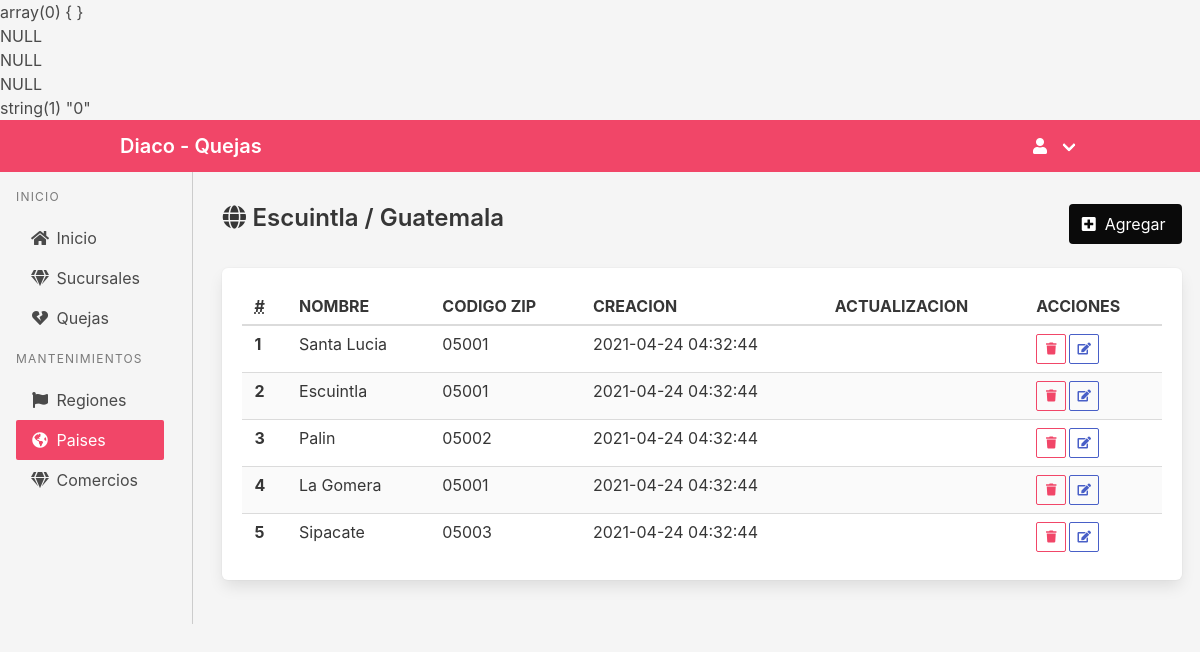
The app's page /admin/paises/regiones/departamentos/municipios/?departamento=1 with its own data.
### tables this page shows
CREATE TABLE `Departamento` (
  `idDepartamento` int(11) NOT NULL,
  `nombre` varchar(75) NOT NULL,
  `creacion` timestamp NULL DEFAULT CURRENT_TIMESTAMP,
  `actualizacion` timestamp NULL DEFAULT NULL ON UPDATE CURRENT_TIMESTAMP,
  `idPais_Region` int(11) NOT NULL
);

CREATE TABLE `Pais` (
  `idPais` int(11) NOT NULL,
  `nombre` varchar(75) NOT NULL,
  `isoCode` varchar(5) NOT NULL,
  `creacion` timestamp NULL DEFAULT CURRENT_TIMESTAMP,
  `actualizacion` timestamp NULL DEFAULT NULL ON UPDATE CURRENT_TIMESTAMP
);

CREATE TABLE `Municipio` (
  `idMunicipio` int(11) NOT NULL,
  `nombre` varchar(75) NOT NULL,
  `creacion` timestamp NULL DEFAULT CURRENT_TIMESTAMP,
  `actualizacion` timestamp NULL DEFAULT NULL ON UPDATE CURRENT_TIMESTAMP,
  `idDepartamento` int(11) NOT NULL,
  `zipCode` varchar(15) DEFAULT NULL
);

### modelos/Departamento.php (called while the page is built, shortened)
<?php
require_once($_SERVER['DOCUMENT_ROOT'] .'/utilidades/DataBase.php');
class Departamento {
    public $id;
	private $db;
	function __construct(){
		$this->db = new DataBase();
		$this->id = 0;
	}
	public function findPaisDeDepartamento(){
		$query = "select dep.idDepartamento, dep.nombre, dep.idPais_Region as idPaisRegion, p.idPais, p.nombre as nombrePais, p.isoCode from Departamento as dep
		inner join Pais_Region as pr
		on pr.idPais_Region = dep.idPais_Region
		inner join Pais as p
		on p.idPais = pr.idPais
		where dep.idDepartamento = $this->id";
		$result = $this->db->queryResult($query);
		if(count($result) > 0){
			$result = $result[0];
			$this->nombre = $result["nombre"];
			$this->nombrePais = $result["nombrePais"];
		}
	}
	public function municipiosDeDepartamento($busqueda){
		$query = "select m.* from Departamento as dep
		inner join Municipio as m
		on m.idDepartamento = dep.idDepartamento
		where dep.idDepartamento = $this->id";
		$result = $this->db->queryResult($query);
		return $result;
	}
}

### utilidades/DataBase.php (called while the page is built, shortened)
<?php
class DataBase{
	private $user="uwq5bha6eudzxzui";
	private $pass="m3IePasyAZZsHJ9EEung";
	private $host="bvvzaqa05oaftfot1xt5-mysql.services.clever-cloud.com";
	private $db="bvvzaqa05oaftfot1xt5";
	private $con;
    function __construct(){
        $this->con = @new \mysqli($this->host,$this->user,$this->pass,$this->db);
    }
    public function queryResult($query){
        if(($result = $this->con->query($query))){
            $res = array();
            while($row = $result->fetch_assoc())
                $res[] = $row;
        }else{
            echo 'No se Pudo Realizar la consulta: ' . $query . " Error: " .$this->con->error;
            exit;
        }
        return $res;
    }
}
?>

### admin/paises/regiones/departamentos/municipios/index.php (the view, shortened to what this page needs)
<?php
include($_SERVER['DOCUMENT_ROOT'] . '/utilidades/Sesion.php');
require_once($_SERVER['DOCUMENT_ROOT'] . '/modelos/Departamento.php');
if (isset($_GET["departamento"]) && $_GET["departamento"] != "") {
    $idDepartamento = $_GET['departamento'];
    $departamento = new Departamento();
    $departamento->id = $idDepartamento;
    $departamento->findPaisDeDepartamento();
    if (isset($_GET["busqueda"]) && $_GET["busqueda"] != "") {
        $busqueda = $_GET['busqueda'];
    } else {
        $busqueda = '';
    }
    if (isset($departamento->paisIsoCode)) {
        $lista = $departamento->municipiosDeDepartamento($busqueda);
    }
}
?>
<!DOCTYPE html>
<html lang="es" style="height: 100%;">
<head>
    <link rel="stylesheet" href="https://cdn.jsdelivr.net/npm/bulma@0.9.2/css/bulma.min.css" />
    <link rel="stylesheet" href="https://cdnjs.cloudflare.com/ajax/libs/font-awesome/5.15.3/css/all.min.css" />
</head>
<body class="has-background-light" style="height: 100%;">
    <?php include('../../../../templates/navbar.php'); ?>
    <div class="columns is-desktop">
        <div class="column  is-2  has-background-light">
            <?php include('../../../../templates/sidenav.php'); ?>
        </div>
        <div class="column is-10 has-background-light" style="border-left: 1px solid #ccc;">
            <div class="container" style="padding: 2em  0;">
                <div class="columns is-desktop">
                    <div class="column is-6 ">
                        <h2 class="title is-4">
                            <span class="icon ">
                                <i class="fas fa-globe"></i>
                            </span>
                            <span><?php echo isset($departamento)  && isset($departamento->paisIsoCode) ? ($departamento->nombre . " / $departamento->nombrePais ") : 'Departamento no valido'; ?> </span>
                        </h2>
                    </div>
                    <div class="column is-6 " style="text-align:right;">
                        <?php if (isset($departamento) && isset($departamento->paisIsoCode)) { ?>
                            <a href="crear.php?departamento=<?php echo isset($idDepartamento) ? $idDepartamento : ''; ?>" class="button is-black" title="Agregar un departamento">
                                <span class="icon is-small">
                                    <i class="fas fa-plus-square"></i>
                                </span>
                                <span>Agregar</span>
                            </a>
                        <?php } ?>
                    </div>
                </div>
                <div class="box">
                    <table class="table is-striped is-hoverable is-fullwidth">
                        <thead>
                            <tr>
                                <th><abbr title="Position">#</abbr></th>
                                <th>NOMBRE</th>
                                <th>CODIGO ZIP</th>
                                <th>CREACION</th>
                                <th>ACTUALIZACION</th>
                                <th>ACCIONES</th>
                            </tr>
                        </thead>
                        <tbody>
                            <?php if (isset($lista) && count($lista) >  0) { ?>
                                <?php $index = 1;
                                foreach ($lista as $value) { ?>
                                    <tr>
                                        <th>
                                            <?php echo $index; ?>
                                        </th>
                                        <td>
                                            <?php echo $value["nombre"]; ?>
                                        </td>
                                        <td>
                                            <?php echo $value["zipCode"]; ?>
                                        </td>
                                        <td>
                                            <?php echo $value["creacion"]; ?>
                                        </td>
                                        <td>
                                        </td>
                                        <td>
                                            <div class="buttons are-small">
                                                <form method="POST" action="" style="padding-right: .2em; margin-bottom: 0">
                                                    <button class="button is-danger is-outlined" title="Eliminar" type="submit" onclick="return confirm('Esta seguro de eliminar el registro?');">
                                                        <span class="icon is-small ">
                                                            <i class="fas fa-trash"></i>
                                                        </span>
                                                    </button>
                                                </form>
                                                <form method="POST" action="crear.php?departamento=<?php echo isset($idDepartamento) ? $idDepartamento : ''; ?>" style="padding-right: .2em; margin-bottom: 0">
                                                    <button class="button is-link is-outlined" title="Actualizar">
                                                        <span class="icon is-small">
                                                            <i class="fas fa-edit"></i>
                                                        </span></button>
                                                </form>
                                            </div>
                                        </td>
                                    </tr>
                                <?php $index++;
                                } ?>
                            <?php } ?>
                        </tbody>
                    </table>
                </div>
            </div>
        </div>
    </div>
</body>
</html>

### records on screen
departamento: nombre "Escuintla", pais.nombre "Guatemala"
municipio: nombre "Santa Lucia", zipCode "05001", creacion "2021-04-24 04:32:44"
municipio: nombre "Escuintla", zipCode "05001", creacion "2021-04-24 04:32:44"
municipio: nombre "Palin", zipCode "05002", creacion "2021-04-24 04:32:44"
municipio: nombre "La Gomera", zipCode "05001", creacion "2021-04-24 04:32:44"
municipio: nombre "Sipacate", zipCode "05003", creacion "2021-04-24 04:32:44"
